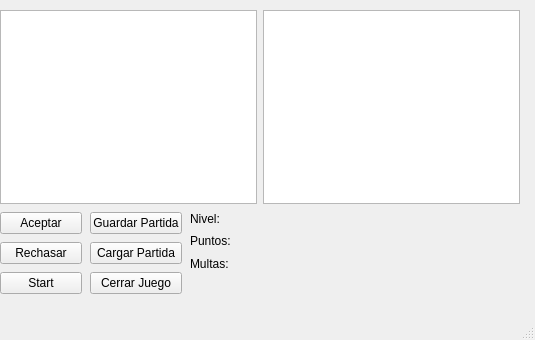
<?xml version="1.0" encoding="UTF-8"?>
<ui version="4.0">
 <class>MainWindow</class>
 <widget class="QMainWindow" name="MainWindow">
  <property name="geometry">
   <rect>
    <x>0</x>
    <y>0</y>
    <width>535</width>
    <height>340</height>
   </rect>
  </property>
  <property name="windowTitle">
   <string>MainWindow</string>
  </property>
  <widget class="QWidget" name="centralwidget">
   <widget class="QWidget" name="layoutWidget">
    <property name="geometry">
     <rect>
      <x>190</x>
      <y>210</y>
      <width>171</width>
      <height>84</height>
     </rect>
    </property>
    <layout class="QVBoxLayout" name="verticalLayout">
     <item>
      <widget class="QLabel" name="Nivel">
       <property name="text">
        <string>Nivel: </string>
       </property>
      </widget>
     </item>
     <item>
      <widget class="QLabel" name="Puntos">
       <property name="text">
        <string>Puntos: </string>
       </property>
      </widget>
     </item>
     <item>
      <widget class="QLabel" name="Multas">
       <property name="text">
        <string>Multas: </string>
       </property>
      </widget>
     </item>
     <item>
      <widget class="QLabel" name="info">
       <property name="text">
        <string/>
       </property>
      </widget>
     </item>
    </layout>
   </widget>
   <widget class="QWidget" name="">
    <property name="geometry">
     <rect>
      <x>0</x>
      <y>210</y>
      <width>82</width>
      <height>86</height>
     </rect>
    </property>
    <layout class="QVBoxLayout" name="verticalLayout_2">
     <item>
      <widget class="QPushButton" name="Aceptar">
       <property name="text">
        <string>Aceptar</string>
       </property>
      </widget>
     </item>
     <item>
      <widget class="QPushButton" name="pushButton_3">
       <property name="text">
        <string>Rechasar</string>
       </property>
      </widget>
     </item>
     <item>
      <widget class="QPushButton" name="Start">
       <property name="text">
        <string>Start</string>
       </property>
      </widget>
     </item>
    </layout>
   </widget>
   <widget class="QWidget" name="">
    <property name="geometry">
     <rect>
      <x>90</x>
      <y>210</y>
      <width>92</width>
      <height>86</height>
     </rect>
    </property>
    <layout class="QVBoxLayout" name="verticalLayout_3">
     <item>
      <widget class="QPushButton" name="pushButton">
       <property name="text">
        <string>Guardar Partida</string>
       </property>
      </widget>
     </item>
     <item>
      <widget class="QPushButton" name="pushButton_2">
       <property name="text">
        <string>Cargar Partida</string>
       </property>
      </widget>
     </item>
     <item>
      <widget class="QPushButton" name="Exit">
       <property name="text">
        <string>Cerrar Juego</string>
       </property>
      </widget>
     </item>
    </layout>
   </widget>
   <widget class="QWidget" name="">
    <property name="geometry">
     <rect>
      <x>0</x>
      <y>10</y>
      <width>520</width>
      <height>194</height>
     </rect>
    </property>
    <layout class="QHBoxLayout" name="horizontalLayout">
     <item>
      <widget class="QTextEdit" name="Reglas2"/>
     </item>
     <item>
      <widget class="QTextEdit" name="MostrarPersonas"/>
     </item>
    </layout>
   </widget>
  </widget>
  <widget class="QMenuBar" name="menubar">
   <property name="geometry">
    <rect>
     <x>0</x>
     <y>0</y>
     <width>535</width>
     <height>21</height>
    </rect>
   </property>
  </widget>
  <widget class="QStatusBar" name="statusbar"/>
 </widget>
 <resources/>
 <connections/>
</ui>
